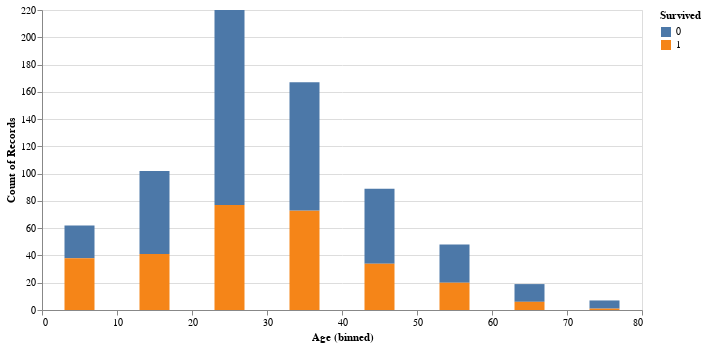

The cell this chart's notebook holds for it:
### Markdown cell above
#### Age (Idade)

### Code cell
graf.mark_bar(size=30).encode(
    alt.X('Age:Q', 
          scale=alt.Scale(domain=(0,80)), 
          bin=alt.Bin(maxbins=10)),
    alt.Y('count(Age)'),
    color='Survived:N'
    ).properties(width=600)

### Figure 1 — Vega-Lite specification as saved in the notebook (floating-point values rounded to 4 significant figures; data arrays with more than 128 entries replaced by an {"elided": "..."} marker saying what was removed)
{"config": {"view": {"continuousWidth": 400, "continuousHeight": 300}}, "data": {"name": "data-93290830beea3a875eeab316df346c54"}, "mark": {"type": "bar", "size": 30}, "encoding": {"color": {"field": "Survived", "type": "nominal"}, "x": {"bin": {"maxbins": 10}, "field": "Age", "scale": {"domain": [0, 80]}, "type": "quantitative"}, "y": {"aggregate": "count", "field": "Age", "type": "quantitative"}}, "width": 600, "$schema": "https://vega.github.io/schema/vega-lite/v4.17.0.json", "datasets": {"data-93290830beea3a875eeab316df346c54": {"elided": "891 records"}}}
